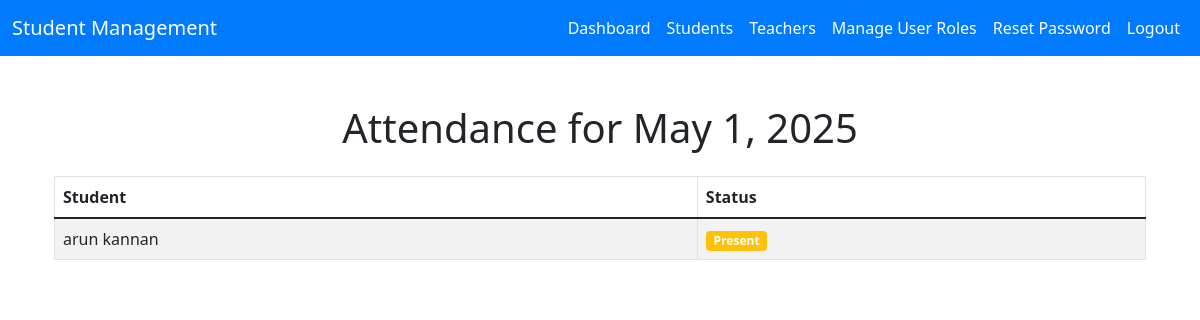
Screenshot of /teachers/attendance/today/ (signed in) with the database file from the repository.
### teachers/models.py (models this page shows, shortened)
class Attendance(models.Model):
    STATUS_CHOICES = [
        ('P', 'Present'),
        ('A', 'Absent'),
        ('L', 'Late'),
    ]
    student = models.ForeignKey(Student, on_delete=models.CASCADE)
    date = models.DateField(default=timezone.now)
    status = models.CharField(max_length=1, choices=STATUS_CHOICES, default='P')
    class Meta:
        unique_together = ('student', 'date')  # Ensures a student can't have multiple entries for the same day

### student/models.py (models this page shows, shortened)
class Student(models.Model):
    user = models.OneToOneField(CustomUser, on_delete=models.CASCADE)
    roll_no = models.CharField(max_length=20, unique=True)
    class_name = models.CharField(max_length=50)
    date_of_admission = models.DateField(auto_now_add=True)
    parent_name = models.CharField(max_length=100)

### authentication/models.py (models this page shows, shortened)
class CustomUser(AbstractBaseUser, PermissionsMixin):
    email = models.EmailField(unique=True)
    first_name = models.CharField(max_length=50)
    last_name = models.CharField(max_length=50)
    date_joined = models.DateTimeField(auto_now_add=True)
    ROLE_CHOICES = [
        ('student', 'Student'),
        ('teacher', 'Teacher'),
        ('admin', 'Admin'),
    ]
    role = models.CharField(max_length=10, choices=ROLE_CHOICES, default='student')
    is_active = models.BooleanField(default=False)
    is_staff = models.BooleanField(default=False)
    objects = CustomUserManager()
    USERNAME_FIELD = 'email'
    REQUIRED_FIELDS = [ 'first_name', 'last_name']  # Ensure 'username' is a required field for superuser creation

### teachers/views.py (the view)
# urls.py: path('attendance/today/', views.view_today_attendance, name='view_today_attendance'),
def view_today_attendance(request):
    today = timezone.now().date()
    attendance_records = Attendance.objects.filter(date=today)
    return render(request, 'teachers/view_today_attendance.html', {
        'attendance_records': attendance_records,
        'today': today
    })

### templates/teachers/view_today_attendance.html
{% extends "home/base.html" %}
{% block content %}
<div class="container mt-5">
    <h1 class="text-center mb-4">Attendance for {{ today }}</h1>
    <div class="table-responsive">
        <table class="table table-striped table-bordered">
            <thead class="thead-dark">
                <tr>
                    <th>Student</th>
                    <th>Status</th>
                </tr>
            </thead>
            <tbody>
                {% for record in attendance_records %}
                    <tr>
                        <td>{{ record.student.user.first_name }} {{ record.student.user.last_name }}</td>
                        <td>
                            <span class="badge
                                {% if record.status == 'Present' %}
                                    bg-success
                                {% elif record.status == 'Absent' %}
                                    bg-danger
                                {% else %}
                                    bg-warning
                                {% endif %}
                            ">
                                {{ record.get_status_display }}
                            </span>
                        </td>
                    </tr>
                {% endfor %}
            </tbody>
        </table>
    </div>
</div>
{% endblock content %}

### rows the page displays
Attendance: student.user.first_name "arun", student.user.last_name "kannan", status "Present"
